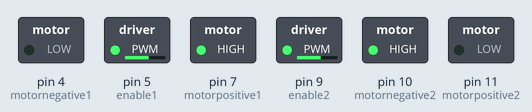
A sketch run on a simulated Arduino Uno, built with avr-gcc and run on an emulated ATmega328P. Shown: switched loads named in the sketch (green lamp = pin HIGH).

Above: at 0.1 s.
Timing chart, 0 to 1.6 s (numbered marks = the images above):
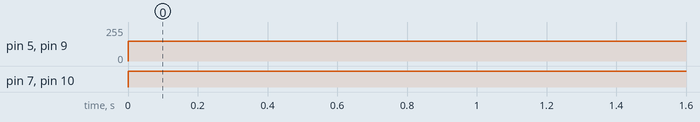

The sketch:

motoron.ino
```cpp
int motorpositive1=7;
int motornegative1=4;
int enable1=5;
int motorpositive2=11;
int motornegative2=10;
int enable2=9;
void setup() {
  // put your setup code here, to run once:
  pinMode(motorpositive1,OUTPUT);
  pinMode(motornegative1,OUTPUT);
  pinMode(enable1,OUTPUT);
  pinMode(motorpositive2,OUTPUT);
  pinMode(motornegative2,OUTPUT);
  pinMode(enable2,OUTPUT);

}

void loop() {
  // put your main code here, to run repeatedly:
movemotor();
}

void movemotor()
{
  digitalWrite(motorpositive1,HIGH);
  digitalWrite(motornegative1,LOW);
  analogWrite(enable1,150);
  digitalWrite(motorpositive2,LOW);
  digitalWrite(motornegative2,HIGH);
  analogWrite(enable2,150);

  }
```

Measured:
- by itself, pin 5 (enable1), pin 9 (enable2): 0/255 → 150/255 at 0.00 s
- by itself, pin 7 (motorpositive1), pin 10 (motornegative2): LOW → HIGH at 0.00 s
